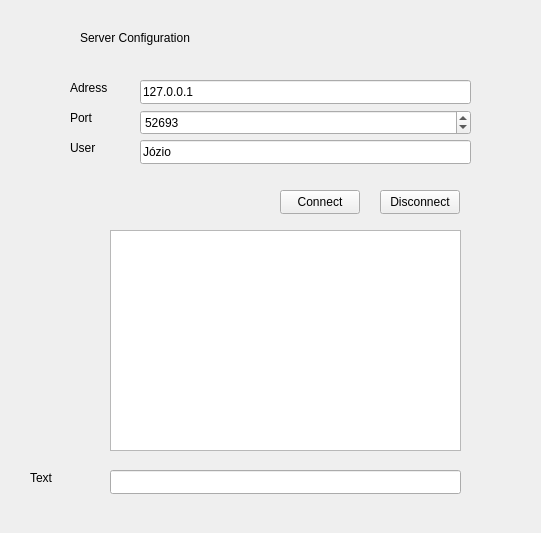
<?xml version="1.0" encoding="UTF-8"?>
<ui version="4.0">
 <class>Widget</class>
 <widget class="QWidget" name="Widget">
  <property name="geometry">
   <rect>
    <x>0</x>
    <y>0</y>
    <width>541</width>
    <height>533</height>
   </rect>
  </property>
  <property name="windowTitle">
   <string>Widget</string>
  </property>
  <widget class="QLineEdit" name="addressText">
   <property name="geometry">
    <rect>
     <x>140</x>
     <y>80</y>
     <width>331</width>
     <height>24</height>
    </rect>
   </property>
   <property name="text">
    <string>127.0.0.1</string>
   </property>
  </widget>
  <widget class="QLabel" name="label_4">
   <property name="geometry">
    <rect>
     <x>80</x>
     <y>30</y>
     <width>151</width>
     <height>16</height>
    </rect>
   </property>
   <property name="text">
    <string>Server Configuration</string>
   </property>
  </widget>
  <widget class="QLabel" name="label_2">
   <property name="geometry">
    <rect>
     <x>70</x>
     <y>110</y>
     <width>58</width>
     <height>16</height>
    </rect>
   </property>
   <property name="text">
    <string>Port</string>
   </property>
  </widget>
  <widget class="QSpinBox" name="spinBox">
   <property name="geometry">
    <rect>
     <x>140</x>
     <y>110</y>
     <width>331</width>
     <height>25</height>
    </rect>
   </property>
   <property name="maximum">
    <number>600000</number>
   </property>
   <property name="value">
    <number>52693</number>
   </property>
  </widget>
  <widget class="QLineEdit" name="userText">
   <property name="geometry">
    <rect>
     <x>140</x>
     <y>140</y>
     <width>331</width>
     <height>24</height>
    </rect>
   </property>
   <property name="text">
    <string>Józio</string>
   </property>
  </widget>
  <widget class="QLabel" name="label">
   <property name="geometry">
    <rect>
     <x>70</x>
     <y>80</y>
     <width>58</width>
     <height>16</height>
    </rect>
   </property>
   <property name="text">
    <string>Adress</string>
   </property>
  </widget>
  <widget class="QLabel" name="label_3">
   <property name="geometry">
    <rect>
     <x>70</x>
     <y>140</y>
     <width>58</width>
     <height>16</height>
    </rect>
   </property>
   <property name="text">
    <string>User</string>
   </property>
  </widget>
  <widget class="QPushButton" name="disconnect">
   <property name="geometry">
    <rect>
     <x>380</x>
     <y>190</y>
     <width>80</width>
     <height>24</height>
    </rect>
   </property>
   <property name="text">
    <string>Disconnect</string>
   </property>
  </widget>
  <widget class="QPlainTextEdit" name="chat">
   <property name="geometry">
    <rect>
     <x>110</x>
     <y>230</y>
     <width>351</width>
     <height>221</height>
    </rect>
   </property>
  </widget>
  <widget class="QPushButton" name="connect">
   <property name="geometry">
    <rect>
     <x>280</x>
     <y>190</y>
     <width>80</width>
     <height>24</height>
    </rect>
   </property>
   <property name="text">
    <string>Connect</string>
   </property>
  </widget>
  <widget class="QLineEdit" name="text">
   <property name="geometry">
    <rect>
     <x>110</x>
     <y>470</y>
     <width>351</width>
     <height>24</height>
    </rect>
   </property>
  </widget>
  <widget class="QLabel" name="label_5">
   <property name="geometry">
    <rect>
     <x>30</x>
     <y>470</y>
     <width>58</width>
     <height>16</height>
    </rect>
   </property>
   <property name="text">
    <string>Text</string>
   </property>
  </widget>
 </widget>
 <layoutdefault spacing="6" margin="11"/>
 <resources/>
 <connections/>
</ui>
